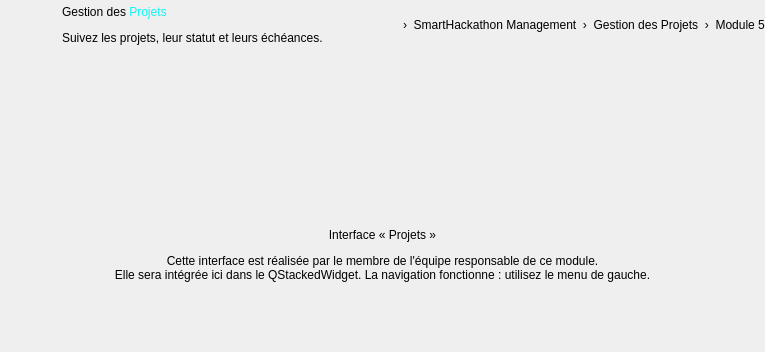
<widget class="QWidget" name="pageProjets"><layout class="QVBoxLayout" name="layoutPageProjets"><property name="leftMargin"><number>0</number></property><property name="topMargin"><number>0</number></property><property name="rightMargin"><number>0</number></property><property name="bottomMargin"><number>0</number></property><property name="spacing"><number>12</number></property><item><layout class="QHBoxLayout" name="layoutTitleProjets"><property name="spacing"><number>12</number></property><item><widget class="QLabel" name="labelTitleIconProjets"><property name="pixmap"><pixmap resource="resources.qrc">:/icons/ti_folder.png</pixmap></property><property name="scaledContents"><bool>true</bool></property><property name="minimumSize"><size><width>50</width><height>50</height></size></property><property name="maximumSize"><size><width>50</width><height>50</height></size></property></widget></item><item><layout class="QVBoxLayout" name="layoutTitleTxtProjets"><property name="spacing"><number>0</number></property><item><widget class="QLabel" name="labelTitleProjets"><property name="text"><string>Gestion des &lt;span style=&quot;color:#0BF8F6;&quot;&gt;Projets&lt;/span&gt;</string></property><property name="textFormat"><enum>Qt::RichText</enum></property><property name="pageTitle" stdset="0"><bool>true</bool></property></widget></item><item><widget class="QLabel" name="labelSubtitleProjets"><property name="text"><string>Suivez les projets, leur statut et leurs échéances.</string></property><property name="pageSub" stdset="0"><bool>true</bool></property></widget></item></layout></item><item><spacer name="spTitleProjets"><property name="orientation"><enum>Qt::Horizontal</enum></property><property name="sizeHint" stdset="0"><size><width>40</width><height>10</height></size></property></spacer></item><item><widget class="QLabel" name="labelHomeIconProjets"><property name="pixmap"><pixmap resource="resources.qrc">:/icons/home_c.png</pixmap></property><property name="scaledContents"><bool>true</bool></property><property name="minimumSize"><size><width>16</width><height>16</height></size></property><property name="maximumSize"><size><width>16</width><height>16</height></size></property></widget></item><item><widget class="QLabel" name="labelBreadcrumbProjets"><property name="text"><string>›  SmartHackathon Management  ›  Gestion des Projets  ›  Module 5</string></property><property name="pageSub" stdset="0"><bool>true</bool></property></widget></item></layout></item><item><widget class="QFrame" name="framePlaceholderProjets"><property name="card" stdset="0"><bool>true</bool></property><layout class="QVBoxLayout" name="layoutPhProjets"><property name="leftMargin"><number>30</number></property><property name="topMargin"><number>30</number></property><property name="rightMargin"><number>30</number></property><property name="bottomMargin"><number>30</number></property><property name="spacing"><number>12</number></property><item><spacer name="spPhTProjets"><property name="orientation"><enum>Qt::Vertical</enum></property><property name="sizeHint" stdset="0"><size><width>20</width><height>40</height></size></property></spacer></item><item alignment="Qt::AlignHCenter"><widget class="QLabel" name="labelPhIconProjets"><property name="pixmap"><pixmap resource="resources.qrc">:/icons/ti_folder.png</pixmap></property><property name="scaledContents"><bool>true</bool></property><property name="minimumSize"><size><width>84</width><height>84</height></size></property><property name="maximumSize"><size><width>84</width><height>84</height></size></property></widget></item><item><widget class="QLabel" name="labelPhTitleProjets"><property name="text"><string>Interface « Projets »</string></property><property name="phTitle" stdset="0"><bool>true</bool></property><property name="alignment"><set>Qt::AlignCenter</set></property></widget></item><item><widget class="QLabel" name="labelPhTextProjets"><property name="text"><string>Cette interface est réalisée par le membre de l'équipe responsable de ce module.
Elle sera intégrée ici dans le QStackedWidget. La navigation fonctionne : utilisez le menu de gauche.</string></property><property name="phText" stdset="0"><bool>true</bool></property><property name="alignment"><set>Qt::AlignCenter</set></property></widget></item><item><spacer name="spPhBProjets"><property name="orientation"><enum>Qt::Vertical</enum></property><property name="sizeHint" stdset="0"><size><width>20</width><height>40</height></size></property></spacer></item></layout></widget></item></layout></widget>
